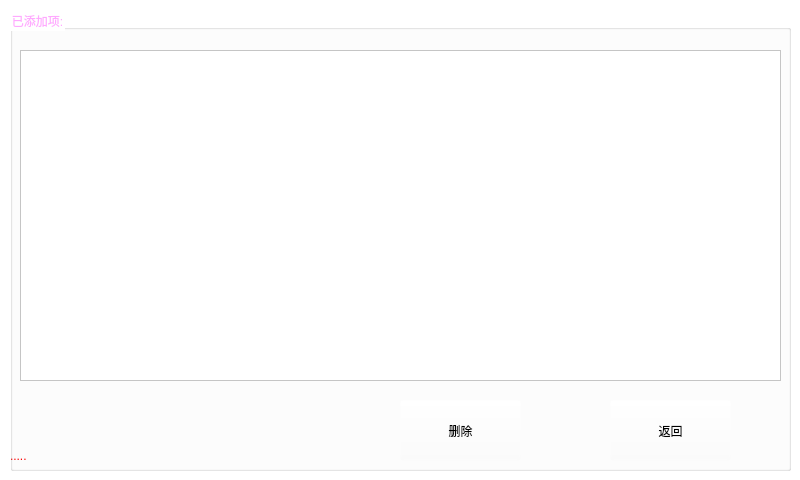
<?xml version="1.0" encoding="UTF-8"?>
<ui version="4.0">
 <class>ViewAddDevice</class>
 <widget class="QWidget" name="ViewAddDevice">
  <property name="geometry">
   <rect>
    <x>0</x>
    <y>0</y>
    <width>800</width>
    <height>480</height>
   </rect>
  </property>
  <property name="minimumSize">
   <size>
    <width>800</width>
    <height>480</height>
   </size>
  </property>
  <property name="maximumSize">
   <size>
    <width>800</width>
    <height>480</height>
   </size>
  </property>
  <property name="windowTitle">
   <string>Form</string>
  </property>
  <property name="styleSheet">
   <string notr="true">background-color: rgb(255, 255, 255);</string>
  </property>
  <widget class="QLabel" name="label_2">
   <property name="geometry">
    <rect>
     <x>10</x>
     <y>440</y>
     <width>331</width>
     <height>31</height>
    </rect>
   </property>
   <property name="styleSheet">
    <string notr="true">font: 75 72pt &quot;Ubuntu&quot;;
background-color: rgba(255, 255, 255, 0);
color: rgb(255, 0, 0);</string>
   </property>
   <property name="text">
    <string>.....</string>
   </property>
  </widget>
  <widget class="QGroupBox" name="groupBox">
   <property name="geometry">
    <rect>
     <x>10</x>
     <y>10</y>
     <width>781</width>
     <height>461</height>
    </rect>
   </property>
   <property name="styleSheet">
    <string notr="true">background-color: rgba(255, 255, 255, 0);
color: rgb(255, 170, 255);
font: 75 72pt &quot;Ubuntu&quot;;</string>
   </property>
   <property name="title">
    <string>已添加项:</string>
   </property>
   <widget class="QTableWidget" name="tableWidget">
    <property name="geometry">
     <rect>
      <x>10</x>
      <y>40</y>
      <width>761</width>
      <height>331</height>
     </rect>
    </property>
    <property name="styleSheet">
     <string notr="true">font: 75 72pt &quot;Ubuntu&quot;;
color: rgb(0, 170, 255);
gridline-color: rgb(255, 170, 127);
background-color: rgb(255, 255, 255);</string>
    </property>
   </widget>
   <widget class="QPushButton" name="pushButton">
    <property name="geometry">
     <rect>
      <x>390</x>
      <y>390</y>
      <width>121</width>
      <height>61</height>
     </rect>
    </property>
    <property name="styleSheet">
     <string notr="true">font: 75 72pt &quot;Ubuntu&quot;;
background-color: rgba(255, 255, 255, 0);
color: rgb(0, 0, 0);</string>
    </property>
    <property name="text">
     <string>删除</string>
    </property>
   </widget>
   <widget class="QPushButton" name="pushButton_2">
    <property name="geometry">
     <rect>
      <x>600</x>
      <y>390</y>
      <width>121</width>
      <height>61</height>
     </rect>
    </property>
    <property name="styleSheet">
     <string notr="true">font: 75 72pt &quot;Ubuntu&quot;;
background-color: rgba(255, 255, 255, 0);
color: rgb(0, 0, 0);</string>
    </property>
    <property name="text">
     <string>返回</string>
    </property>
   </widget>
  </widget>
 </widget>
 <resources/>
 <connections/>
</ui>
